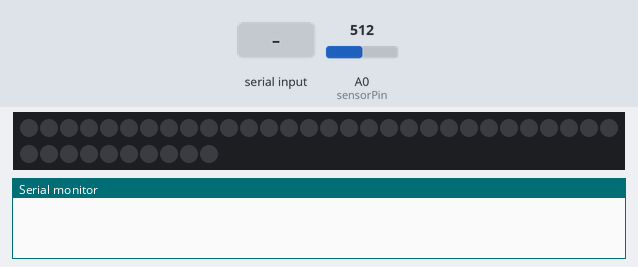
Bench run of a sketch on a simulated Arduino Uno, built with avr-gcc and run on an emulated ATmega328P. On the bench: 40 RGB LEDs in strip order, left to right, continuing on the next row, the last lines printed to the serial monitor. The inputs (shaded band) are chosen by the test bench; at power-on: A0 (sensorPin) = 512.

Above: at 1.2 s.
1.3 s: A0 (sensorPin) set to 716
At 1.78 s:
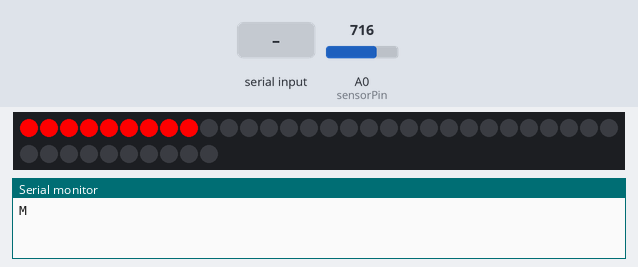
3.7 s: "x" received over Serial
At 4.45 s:
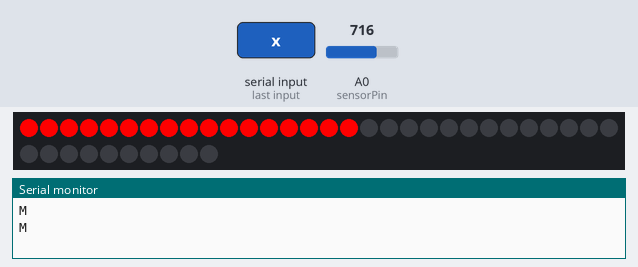
Timing chart, 0 to 6.7 s (numbered marks = the images above; inputs shaded):
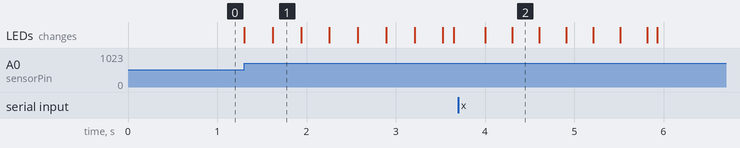

Measured:
- after the input at 1.3 s, the LEDs: first change at once (image 1 shows a later state)
- after the input at 3.7 s, the LEDs: first change after 0.30 s (image 2 shows a later state)

The sketch:

timeCrank.ino
```cpp
// Initialization for rotation calculator
int sensorPin = A0; // select the input pin for LDR
int sensorValue = 0; // variable to store the value coming from the sensor
int diffThreshold = 30;
int prevAvg;
int currAvg;
int stateChangeCounter;
int revolutions;
int sensorVals[10];

int uniqueCount = 0;
int feelingCount = 0;

bool isActivated;

// Initialization for LED strip
#include <Adafruit_NeoPixel.h>
#define LEDPIN 13
#define NUMPIXELS 40

// Set up  NeoPixel library, with pixels & pin.
Adafruit_NeoPixel pixels(NUMPIXELS, LEDPIN, NEO_GRB + NEO_KHZ800);

int DELAYVAL = 5; // Time (in milliseconds) to pause between pixels
int color[] = {150, 0, 0}; // RGB values
int pulseSize = 1;

int multiplier = 1;
int uniqueness = 1;
int modernity = 1;
int feeling = 1;
int threshold = 20; // length of full cycle to get back to start, alternates at half

char receivedChar;

void setup() {
  Serial.begin(9600); // sets serial port for communication

  // Setup for rotation counter
  for (int i = 0; i < 10; i++) {
    sensorVals[i] = analogRead(sensorPin);
  }
  prevAvg = giveSensorAverage(sensorVals);
  currAvg = 0;
  stateChangeCounter = 0;
  revolutions = 0;

  // Setup for LED strip
  pixels.begin();
}

void loop() {
  checkIfActivated();

  // only count revolutions and blink if not in Activation stage
  if (!isActivated) {
    // Rotation counter code
    // make an array of the last 10 values read by the LDR
    for (int i = 0; i < 10; i++) {
      sensorVals[i] = analogRead(sensorPin);
    }

    // Calulate difference is running averages of last 10 values
    prevAvg = currAvg;
    currAvg = giveSensorAverage(sensorVals);
    float avgDiff = abs(prevAvg - currAvg);

    if (isChangeSignificant(avgDiff)) {
      stateChangeCounter++;

      // 2 state changes = 1 full rotations
      if (stateChangeCounter == 2) {
        revolutions++;
        stateChangeCounter = 0;

        // Serial output for Processing script
        Serial.println("M"); // "U" for uniqueness crank

        loopPulse();
      }
    }

    // if Serial input from other cranks or map
    if (Serial.available() > 0) {
      receivedChar = Serial.read();
      updateRevolutions(receivedChar);

      // for keyboard debugging, 'x' = rotation
      if (receivedChar == 'x') {
        revolutions++;
        stateChangeCounter = 0;

        // Serial output for Processing script
        Serial.println("M"); // "U" for uniqueness crank

        loopPulse();
      }
    }

    // Pause before reading from the LDR again
    // * comment out for testing with keyboard *
    //    delay(300);
  }
}

// Calculate if the difference between the current average and the previous average is significant
boolean isChangeSignificant(float averageDifference) {
  if (averageDifference > diffThreshold) {
    return true;
  } else {
    return false;
  }
}

// Calculate the average of the last X values stored in the array sensor values array
float giveSensorAverage(int sensorValuesArray[]) {
  float s;
  for (int i = 0; i < sizeof(sensorValuesArray); i++)
  {
    s += sensorValuesArray[i];
  }
  return s / sizeof(sensorValuesArray);
}

// Update the revolution counts for other cranks
void updateRevolutions(char received) {
  switch (received) {
    case 'U': // uniqueness rotation
      uniqueCount++;
      if (uniqueCount > threshold) {
        uniqueCount = 1;
      }
      break;
    case 'F': // feeling rotation
      feelingCount++;
      if (feelingCount > threshold) {
        feelingCount = 1;
      }
      break;
    default:
      break;
  }
}

void checkIfActivated() {
  if (Serial.available() > 0) {
    receivedChar = Serial.read();
    if (receivedChar == "A") {
      isActivated = true;
    } else if (receivedChar == "Z") { // Z = unactivate
      // TODO: can Processing send a message to the serial monitor to signal "unactivated"?
      isActivated = false;
    }
  }
}

void loopPulse() {
  updateDelay();
  updateColor();
  updatePulseSize();

  for (int i = 0; i < NUMPIXELS + pulseSize; i++) { // For each pixel...
    // pixels.Color() takes RGB values, from 0,0,0 up to 255,255,255
    pixels.setPixelColor(i, pixels.Color(color[0], color[1], color[2]));
    pixels.setPixelColor(i - pulseSize, pixels.Color(0, 0, 0));
    pixels.show();   // Send the updated pixel colors to the hardware.

    delay(DELAYVAL); // Pause before next pass through loop
  }

  pixels.clear();
}

void updateDelay() {
  DELAYVAL = 2 * (threshold - (revolutions % threshold));
}

// from uniqueness crank
void updatePulseSize() {
  pulseSize = threshold - (uniqueCount % threshold);
}

// from feeling crank
void updateColor() {
  color[0] = 255;
  color[1] = 0;
  color[2] = 0;
}
```
